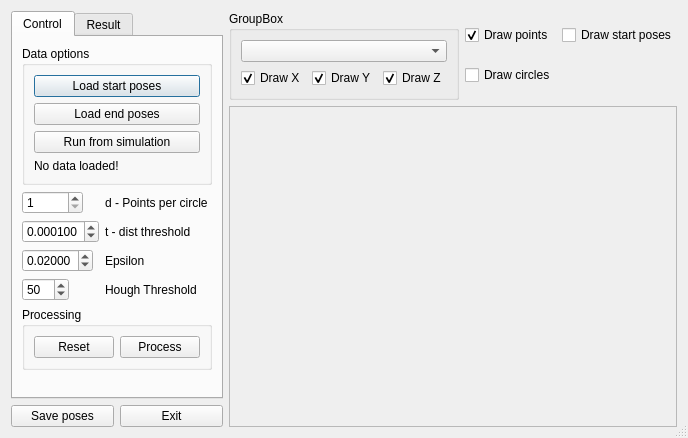
<ui version="4.0" >
 <class>SupportPoseAnalyserDialog</class>
 <widget class="QDialog" name="SupportPoseAnalyserDialog" >
  <property name="windowModality" >
   <enum>Qt::NonModal</enum>
  </property>
  <property name="enabled" >
   <bool>true</bool>
  </property>
  <property name="geometry" >
   <rect>
    <x>0</x>
    <y>0</y>
    <width>659</width>
    <height>438</height>
   </rect>
  </property>
  <property name="maximumSize" >
   <size>
    <width>16777215</width>
    <height>16777215</height>
   </size>
  </property>
  <property name="windowTitle" >
   <string>SupportPoseAnalyser</string>
  </property>
  <property name="sizeGripEnabled" >
   <bool>true</bool>
  </property>
  <property name="modal" >
   <bool>false</bool>
  </property>
  <layout class="QHBoxLayout" name="horizontalLayout_3" >
   <item>
    <layout class="QVBoxLayout" name="verticalLayout_4" >
     <item>
      <widget class="QTabWidget" name="tabWidget" >
       <property name="maximumSize" >
        <size>
         <width>212</width>
         <height>16777215</height>
        </size>
       </property>
       <property name="currentIndex" >
        <number>0</number>
       </property>
       <widget class="QWidget" name="tab" >
        <attribute name="title" >
         <string>Control</string>
        </attribute>
        <layout class="QFormLayout" name="formLayout_2" >
         <item row="0" column="0" >
          <layout class="QVBoxLayout" name="verticalLayout" >
           <item>
            <widget class="QGroupBox" name="groupBox" >
             <property name="title" >
              <string>Data options</string>
             </property>
             <layout class="QVBoxLayout" >
              <item>
               <widget class="QPushButton" name="_loadStartPosesBtn" >
                <property name="text" >
                 <string>Load start poses</string>
                </property>
               </widget>
              </item>
              <item>
               <widget class="QPushButton" name="_loadFromFileBtn" >
                <property name="text" >
                 <string>Load end poses</string>
                </property>
               </widget>
              </item>
              <item>
               <widget class="QPushButton" name="_listenForDataBtn" >
                <property name="text" >
                 <string>Run from simulation</string>
                </property>
               </widget>
              </item>
              <item>
               <widget class="QLabel" name="_dataLoadedLbl" >
                <property name="text" >
                 <string>No data loaded!</string>
                </property>
               </widget>
              </item>
             </layout>
            </widget>
           </item>
           <item>
            <layout class="QFormLayout" name="formLayout" >
             <property name="fieldGrowthPolicy" >
              <enum>QFormLayout::AllNonFixedFieldsGrow</enum>
             </property>
             <item row="0" column="0" >
              <widget class="QSpinBox" name="_minPointsCircleSpin" >
               <property name="minimum" >
                <number>1</number>
               </property>
               <property name="maximum" >
                <number>10000</number>
               </property>
              </widget>
             </item>
             <item row="0" column="1" >
              <widget class="QLabel" name="label" >
               <property name="text" >
                <string>d - Points per circle</string>
               </property>
              </widget>
             </item>
             <item row="1" column="0" >
              <widget class="QDoubleSpinBox" name="_thresSpin" >
               <property name="decimals" >
                <number>6</number>
               </property>
               <property name="maximum" >
                <double>1.000000000000000</double>
               </property>
               <property name="singleStep" >
                <double>0.000100000000000</double>
               </property>
               <property name="value" >
                <double>0.000100000000000</double>
               </property>
              </widget>
             </item>
             <item row="1" column="1" >
              <widget class="QLabel" name="label_3" >
               <property name="text" >
                <string>t - dist threshold</string>
               </property>
              </widget>
             </item>
             <item row="2" column="0" >
              <widget class="QDoubleSpinBox" name="_epsilonSpin" >
               <property name="toolTip" >
                <string>The points within an euclidean distance 
"epsilon" of a circle are considered to 
belong to that circle.
If too many support poses is found then 
decrease this. If too few is found increase it.</string>
               </property>
               <property name="decimals" >
                <number>5</number>
               </property>
               <property name="maximum" >
                <double>1.000000000000000</double>
               </property>
               <property name="singleStep" >
                <double>0.001000000000000</double>
               </property>
               <property name="value" >
                <double>0.020000000000000</double>
               </property>
              </widget>
             </item>
             <item row="2" column="1" >
              <widget class="QLabel" name="label_5" >
               <property name="text" >
                <string>Epsilon</string>
               </property>
              </widget>
             </item>
             <item row="3" column="0" >
              <widget class="QSpinBox" name="_thresholdSpin" >
               <property name="toolTip" >
                <string>The threshold used for the hough 
line extraction. If too many support
poses is found then increase this. If
too few is found decrease it.</string>
               </property>
               <property name="minimum" >
                <number>1</number>
               </property>
               <property name="maximum" >
                <number>254</number>
               </property>
               <property name="value" >
                <number>50</number>
               </property>
              </widget>
             </item>
             <item row="3" column="1" >
              <widget class="QLabel" name="label_6" >
               <property name="text" >
                <string>Hough Threshold</string>
               </property>
              </widget>
             </item>
            </layout>
           </item>
           <item>
            <widget class="QGroupBox" name="groupBox_2" >
             <property name="title" >
              <string>Processing</string>
             </property>
             <layout class="QHBoxLayout" name="horizontalLayout" >
              <item>
               <widget class="QPushButton" name="_resetBtn" >
                <property name="text" >
                 <string>Reset</string>
                </property>
               </widget>
              </item>
              <item>
               <widget class="QPushButton" name="_processBtn" >
                <property name="text" >
                 <string>Process</string>
                </property>
               </widget>
              </item>
             </layout>
             <zorder>_processBtn</zorder>
             <zorder>_resetBtn</zorder>
            </widget>
           </item>
          </layout>
         </item>
         <item row="2" column="0" >
          <spacer name="verticalSpacer" >
           <property name="orientation" >
            <enum>Qt::Vertical</enum>
           </property>
           <property name="sizeHint" stdset="0" >
            <size>
             <width>20</width>
             <height>40</height>
            </size>
           </property>
          </spacer>
         </item>
        </layout>
        <zorder>verticalSpacer</zorder>
       </widget>
       <widget class="QWidget" name="tab_2" >
        <attribute name="title" >
         <string>Result</string>
        </attribute>
        <layout class="QVBoxLayout" name="verticalLayout_5" >
         <item>
          <widget class="QListWidget" name="_resultView" />
         </item>
         <item>
          <widget class="QGroupBox" name="groupBox_5" >
           <property name="minimumSize" >
            <size>
             <width>0</width>
             <height>150</height>
            </size>
           </property>
           <property name="title" >
            <string>Support pose info</string>
           </property>
           <widget class="QLabel" name="label_7" >
            <property name="geometry" >
             <rect>
              <x>10</x>
              <y>60</y>
              <width>71</width>
              <height>16</height>
             </rect>
            </property>
            <property name="text" >
             <string>Quality: </string>
            </property>
           </widget>
           <widget class="QLabel" name="label_8" >
            <property name="geometry" >
             <rect>
              <x>10</x>
              <y>40</y>
              <width>71</width>
              <height>16</height>
             </rect>
            </property>
            <property name="text" >
             <string>Probability: </string>
            </property>
           </widget>
           <widget class="QLabel" name="label_9" >
            <property name="geometry" >
             <rect>
              <x>10</x>
              <y>100</y>
              <width>91</width>
              <height>16</height>
             </rect>
            </property>
            <property name="text" >
             <string>Rotation vectors:</string>
            </property>
           </widget>
           <widget class="QLabel" name="label_10" >
            <property name="geometry" >
             <rect>
              <x>10</x>
              <y>20</y>
              <width>71</width>
              <height>16</height>
             </rect>
            </property>
            <property name="text" >
             <string>Degree: </string>
            </property>
           </widget>
           <widget class="QLabel" name="label_11" >
            <property name="geometry" >
             <rect>
              <x>10</x>
              <y>80</y>
              <width>71</width>
              <height>16</height>
             </rect>
            </property>
            <property name="text" >
             <string>Segments: </string>
            </property>
           </widget>
          </widget>
         </item>
        </layout>
       </widget>
      </widget>
     </item>
     <item>
      <layout class="QHBoxLayout" name="horizontalLayout_2" >
       <item>
        <widget class="QPushButton" name="_saveBtn" >
         <property name="text" >
          <string>Save poses</string>
         </property>
        </widget>
       </item>
       <item>
        <widget class="QPushButton" name="_exitBtn" >
         <property name="text" >
          <string>Exit</string>
         </property>
        </widget>
       </item>
      </layout>
     </item>
    </layout>
   </item>
   <item>
    <layout class="QVBoxLayout" name="verticalLayout_3" >
     <item>
      <layout class="QHBoxLayout" name="horizontalLayout_5" >
       <property name="sizeConstraint" >
        <enum>QLayout::SetDefaultConstraint</enum>
       </property>
       <item>
        <widget class="QGroupBox" name="groupBox_4" >
         <property name="maximumSize" >
          <size>
           <width>271</width>
           <height>100</height>
          </size>
         </property>
         <property name="title" >
          <string>GroupBox</string>
         </property>
         <layout class="QVBoxLayout" name="verticalLayout_2" >
          <item>
           <widget class="QComboBox" name="_selectObjBox" />
          </item>
          <item>
           <layout class="QHBoxLayout" name="horizontalLayout_4" >
            <item>
             <widget class="QCheckBox" name="_drawXBox" >
              <property name="text" >
               <string>Draw X</string>
              </property>
              <property name="checked" >
               <bool>true</bool>
              </property>
             </widget>
            </item>
            <item>
             <widget class="QCheckBox" name="_drawYBox" >
              <property name="text" >
               <string>Draw Y</string>
              </property>
              <property name="checked" >
               <bool>true</bool>
              </property>
             </widget>
            </item>
            <item>
             <widget class="QCheckBox" name="_drawZBox" >
              <property name="text" >
               <string>Draw Z</string>
              </property>
              <property name="checked" >
               <bool>true</bool>
              </property>
             </widget>
            </item>
           </layout>
          </item>
         </layout>
        </widget>
       </item>
       <item>
        <layout class="QGridLayout" name="gridLayout" >
         <item row="0" column="0" >
          <widget class="QCheckBox" name="_drawPointsBox" >
           <property name="text" >
            <string>Draw points</string>
           </property>
           <property name="checked" >
            <bool>true</bool>
           </property>
          </widget>
         </item>
         <item row="1" column="0" >
          <widget class="QCheckBox" name="_drawCirclesBox" >
           <property name="text" >
            <string>Draw circles</string>
           </property>
          </widget>
         </item>
         <item row="0" column="1" >
          <widget class="QCheckBox" name="_drawStartPosesBox" >
           <property name="text" >
            <string>Draw start poses</string>
           </property>
          </widget>
         </item>
        </layout>
       </item>
       <item>
        <spacer name="horizontalSpacer" >
         <property name="orientation" >
          <enum>Qt::Horizontal</enum>
         </property>
         <property name="sizeType" >
          <enum>QSizePolicy::Preferred</enum>
         </property>
         <property name="sizeHint" stdset="0" >
          <size>
           <width>0</width>
           <height>0</height>
          </size>
         </property>
        </spacer>
       </item>
      </layout>
     </item>
     <item>
      <widget class="QFrame" name="_glframe" >
       <property name="sizePolicy" >
        <sizepolicy vsizetype="Expanding" hsizetype="Expanding" >
         <horstretch>0</horstretch>
         <verstretch>0</verstretch>
        </sizepolicy>
       </property>
       <property name="minimumSize" >
        <size>
         <width>200</width>
         <height>100</height>
        </size>
       </property>
       <property name="frameShape" >
        <enum>QFrame::StyledPanel</enum>
       </property>
       <property name="frameShadow" >
        <enum>QFrame::Raised</enum>
       </property>
      </widget>
     </item>
    </layout>
   </item>
  </layout>
 </widget>
 <tabstops>
  <tabstop>_listenForDataBtn</tabstop>
  <tabstop>_minPointsCircleSpin</tabstop>
  <tabstop>_thresSpin</tabstop>
  <tabstop>_resetBtn</tabstop>
  <tabstop>_processBtn</tabstop>
  <tabstop>_selectObjBox</tabstop>
  <tabstop>_drawXBox</tabstop>
  <tabstop>_drawYBox</tabstop>
  <tabstop>_drawZBox</tabstop>
  <tabstop>_drawPointsBox</tabstop>
  <tabstop>_drawCirclesBox</tabstop>
  <tabstop>_drawStartPosesBox</tabstop>
 </tabstops>
 <resources/>
 <connections>
  <connection>
   <sender>_exitBtn</sender>
   <signal>clicked()</signal>
   <receiver>SupportPoseAnalyserDialog</receiver>
   <slot>accept()</slot>
   <hints>
    <hint type="sourcelabel" >
     <x>175</x>
     <y>375</y>
    </hint>
    <hint type="destinationlabel" >
     <x>322</x>
     <y>199</y>
    </hint>
   </hints>
  </connection>
 </connections>
</ui>
